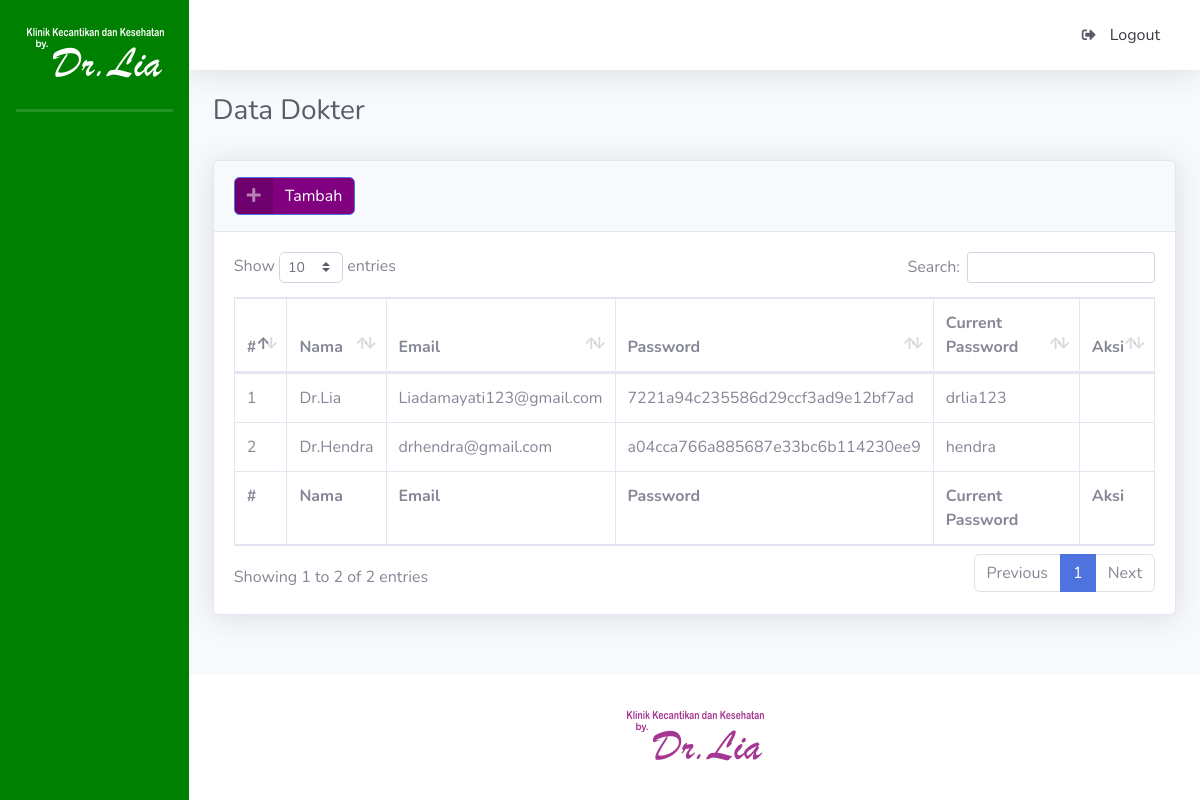
The page /index.php/dokter on the database as committed earlier.
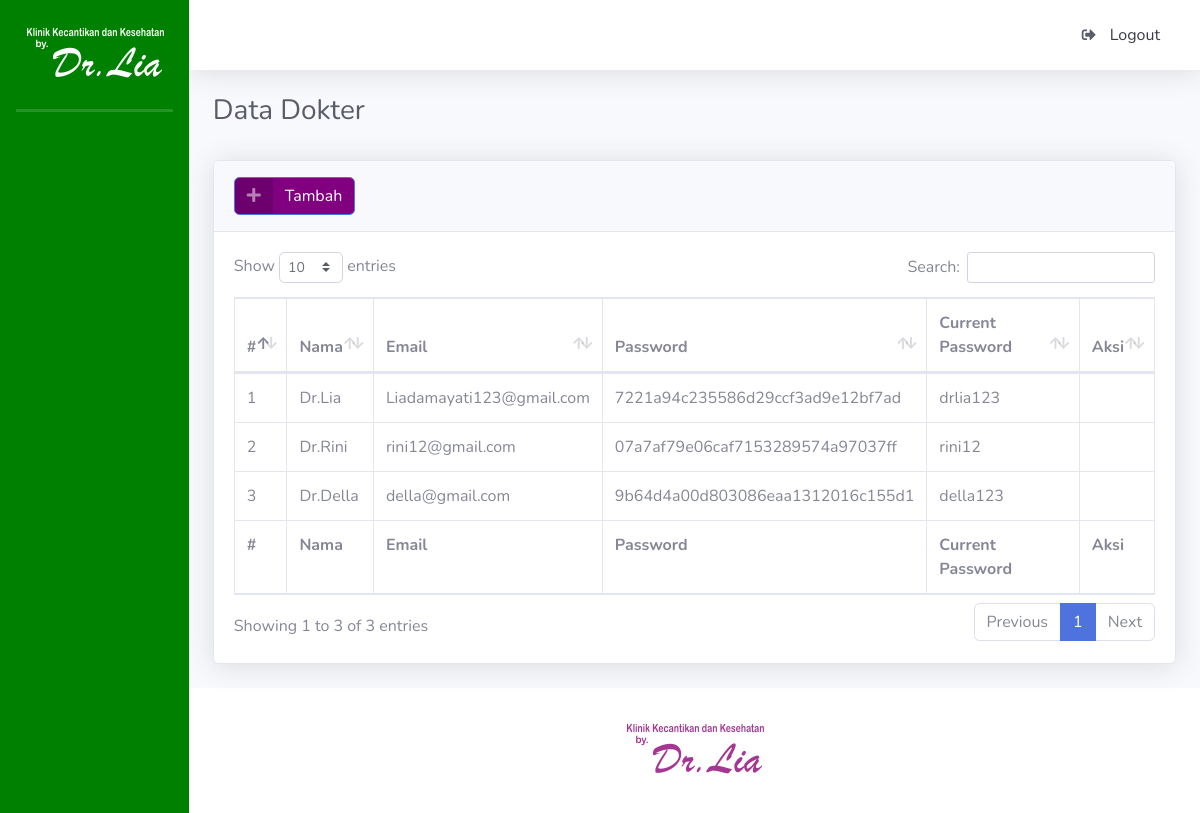
The same page on the database as committed later.
### tables this page shows
CREATE TABLE `tb_dokter` (
  `id_dokter` bigint(20) NOT NULL,
  `nama_dokter` varchar(30) NOT NULL,
  `email_dokter` varchar(100) NOT NULL,
  `password_dokter` varchar(32) NOT NULL,
  `current_password` varchar(32) NOT NULL
);

### application/controllers/Dokter.php (called while the page is built, shortened)
<?php
class Dokter extends CI_Controller {
	public function index()
	{
		$parser = array(
			'p_semuadokter' => $this->db->get_where('tb_dokter')->result()
			);
		$this->load->view('dokter/v_daftar',
			$parser);
	}
}
?>

### index.php (called while the page is built, shortened)
<?php
require_once BASEPATH.'core/CodeIgniter.php';

### application/views/dokter/v_daftar.php (the view, shortened to what this page needs)
<!DOCTYPE html>
<html lang="en">
<head>
  <link href="<?php echo base_url(); ?>tema/admin/vendor/fontawesome-free/css/all.min.css" rel="stylesheet" type="text/css">
   <link href="<?php echo base_url(); ?>tema/admin/css/sb-admin-2.min.css" rel="stylesheet">
  <link href="<?php echo base_url(); ?>tema/admin/vendor/datatables/dataTables.bootstrap4.min.css" rel="stylesheet">
</head>
<body id="page-top">
  <div id="wrapper">
    <div id="content-wrapper" class="d-flex flex-column">
      <div id="content">
        <div class="container-fluid">
          <h1 class="h3 mb-2 text-gray-800">Data Dokter</h1>
            <br>
          <div class="card shadow mb-4">
            <div class="card-header py-3">
              <h6 class="m-0 font-weight-bold text-primary">
                <a style="background-color: purple;" href="<?php echo site_url('dokter/tambah'); ?>" class="btn btn-primary btn-icon-split">
                    <span class="icon text-white-50">
                      <i class="fas fa-plus"></i>
                    </span>
                    <span class="text">Tambah</span>
                  </a>
              </h6>
            </div>
            <div class="card-body">
              <div class="table-responsive">
                <table class="table table-bordered" id="dataTable" width="100%" cellspacing="0">
                  <thead>
                    <tr>
                     <th>#</th>
                     <th>Nama</th>
                     <th>Email</th>
                     <th>Password</th>
                     <th> Current Password</th>
                     <th>Aksi</th>
                    </tr>
                  </thead>
                  <tfoot>
                    <tr>
                     <th>#</th>
                      <th>Nama</th>
                      <th>Email</th>
                      <th>Password</th>
                       <th> Current Password</th>
                      <th>Aksi</th>
                    </tr>
                  </tfoot>
                  <tbody>
                   <?php if(count($p_semuadokter) > 0) { ?>
      <?php $no = 1; ?>
      <?php foreach ($p_semuadokter as $data) { ?>
      <tr>
        <td><?php echo $no++; ?></td>
        <td><?php echo $data->nama_dokter; ?></td>
        <td><?php echo $data->email_dokter; ?></td>
         <td><?php echo $data->password_dokter; ?></td>
           <td><?php echo $data->current_password; ?></td>
        <td>
        </td>
      </tr>
      <?php } ?>
      <?php } else { ?>
      <tr>
        <td colspan="4">Tidak ada dokter</td>
      </tr>
      <?php } ?>
                  </tbody>
                </table>
              </div>
            </div>
          </div>
        </div>
      </div>

Rows that differ between the two databases and show on the page:
removed tb_dokter: nama_dokter "Dr.Hendra", email_dokter "drhendra@gmail.com", password_dokter "a04cca766a885687e33bc6b114230ee9", current_password "hendra"
added tb_dokter: nama_dokter "Dr.Rini", email_dokter "rini12@gmail.com", password_dokter "07a7af79e06caf7153289574a97037ff", current_password "rini12"
added tb_dokter: nama_dokter "Dr.Della", email_dokter "della@gmail.com", password_dokter "9b64d4a00d803086eaa1312016c155d1", current_password "della123"
Other text that changed with them:
text written by a page script: "Show entries Search: Showing 1 to 2 of 2 entries Previous 1 Next" → "Show entries Search: Showing 1 to 3 of 3 entries Previous 1 Next"
